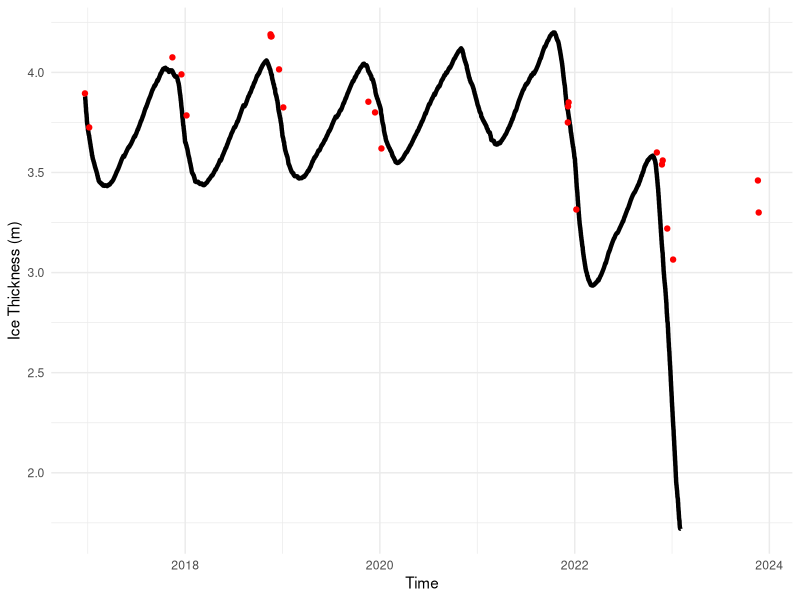
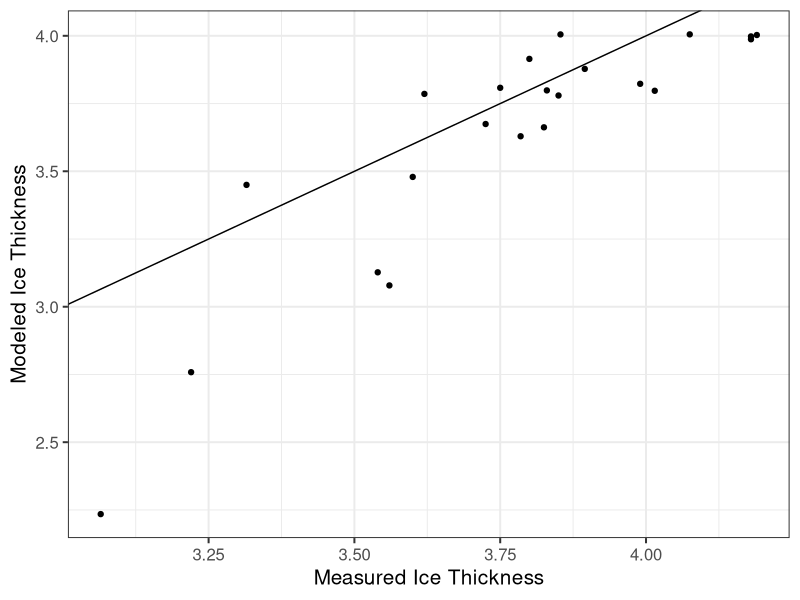
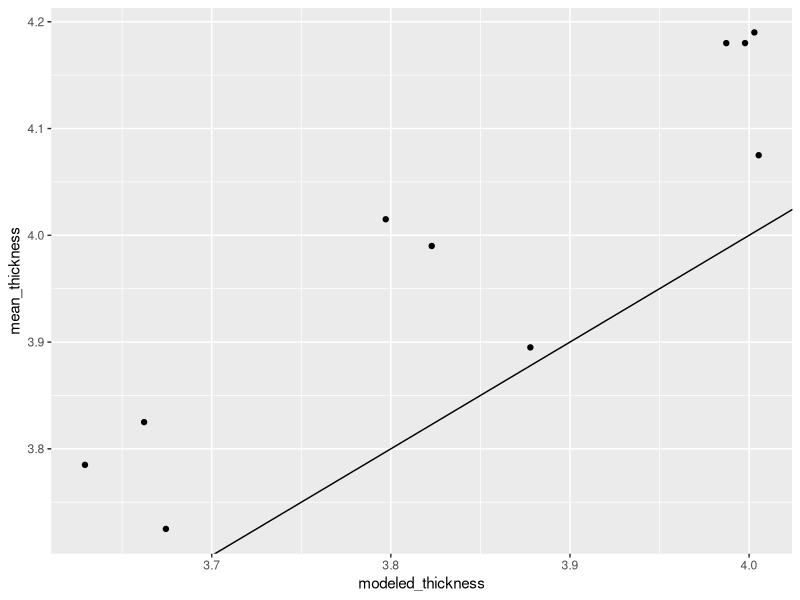

Write the R code that produced these figures, in order.
########## Thermal Diffusion Model Result Interpretation #########
library(tidyverse)

setwd("/Users/charliedougherty/Documents/R-Repositories/MCM-LTER-MS")

# load file
GEE_corrected <- read_csv("data/thermal diffusion model data/model_outputs/GEE_output_corrected_20250311.csv") |> 
  group_by(time) |> 
  summarize(thickness = max(thickness)) |> 
  mutate(time = ymd_hms(time)) |> 
  filter(time < "2023-02-01")

# ice thickness data
ice_thick <- read_csv("data/lake ice/mcmlter-lake-ice_thickness-20250218_0.csv") |>
  mutate(date_time = mdy_hm(date_time), 
         z_water_m = z_water_m*-1) |> 
  filter(location_name == "East Lake Bonney", 
         ) |> 
  filter(date_time > "2016-12-01" & date_time < "2025-02-01") |> 
  group_by(date_time) |> 
  summarize(mean_thickness = mean(z_water_m, na.rm = T))

# plot modeled ice thickness against the measured thickness
ggplot() + 
  geom_line(data = GEE_corrected, aes(x = time, y = thickness), linewidth = 1.50) + 
  geom_point(data = ice_thick, aes(x = date_time, y = mean_thickness), color = "red") +
  xlab("Time") + ylab("Ice Thickness (m)") + 
  theme_minimal()

# sum model output to a daily average, to compare to measured ice thickness
# goal here is to see how large the gap is between modeled data and measured data 

modeled_daily <- GEE_corrected |> 
  mutate(time = ymd_hms(time), 
         date_time = date(time)) |> 
  group_by(date_time) |> 
  summarize(modeled_thickness = mean(thickness))

### join two datasets together to compare dates
comp <- ice_thick |> 
  left_join(modeled_daily, by = join_by(date_time))

#plot modeled and measured against each other
ggplot(comp, aes(mean_thickness, modeled_thickness)) + 
  geom_point() + 
  geom_abline() + 
  xlab("Measured Ice Thickness") + ylab("Modeled Ice Thickness") + 
  theme_bw(base_size = 15)

#ggsave(filename = "plots/manuscript/chapter 2/modeledice_vs_measuredice.png", 
#       width = 8, height = 6, dpi = 700)

linear_model = lm(modeled_thickness ~mean_thickness, data = comp)

summary(linear_model)

thickness_pivot <- comp |> 
  pivot_longer(cols = c(modeled_thickness, mean_thickness), 
               names_to = "measurement_type", values_to = "thickness") |> 
  select(date_time, measurement_type, thickness)

# plot output to confirm join worked
#ggplot(thickness_pivot, aes(date_time, thickness, color = measurement_type)) +
#  geom_()


# what if you remove data past 2022, when the longwave data gets particularly bad
comp2 <- comp |> 
  filter(date_time < "2019-05-01")

lin_model_filtered = lm(modeled_thickness ~mean_thickness, data = comp2)
summary(lin_model_filtered)

## if you ignore data past 2021, the r_squared value is 0.87. If you include 

ggplot(comp2, aes(modeled_thickness, mean_thickness)) + 
  geom_point() + 
  geom_abline()
